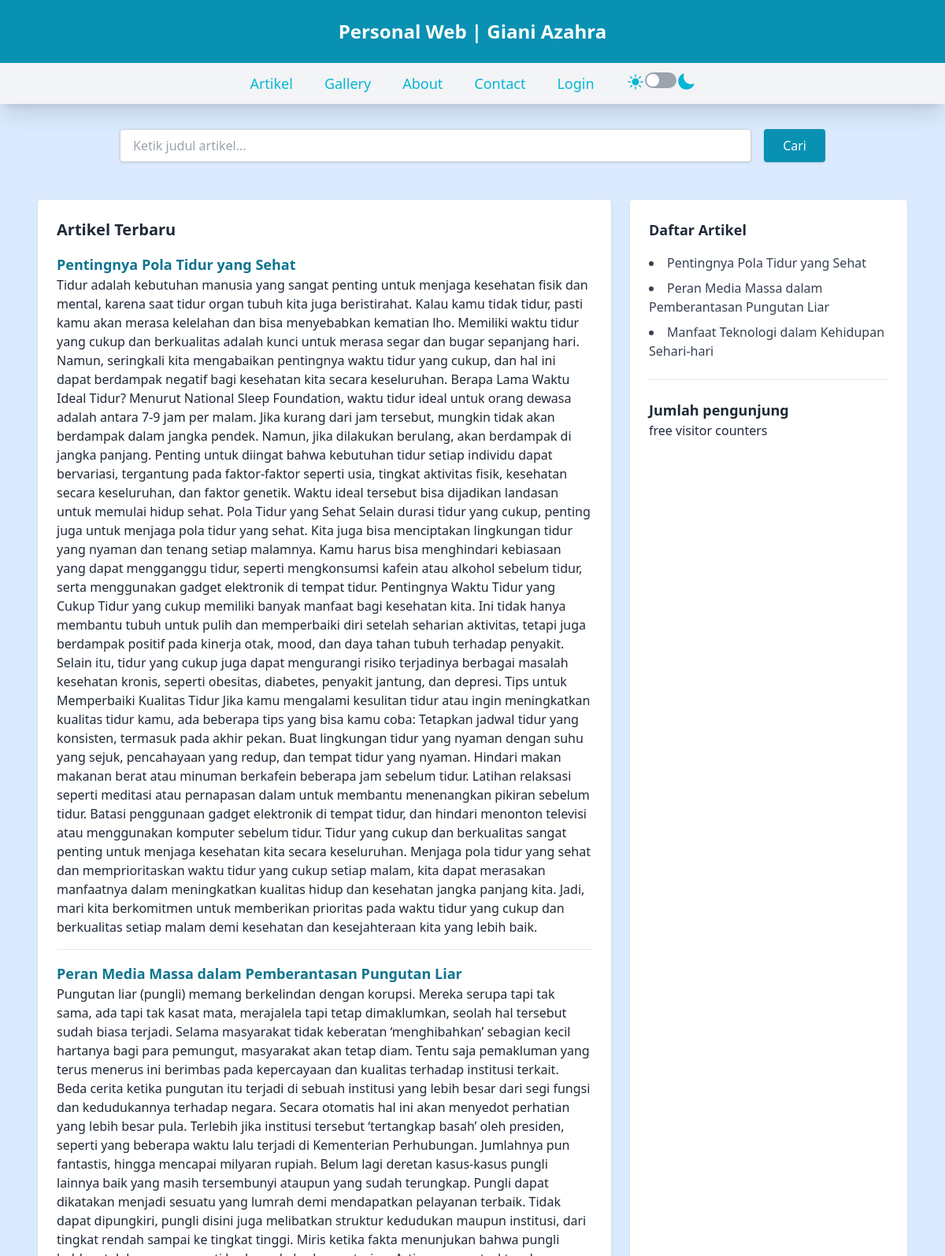
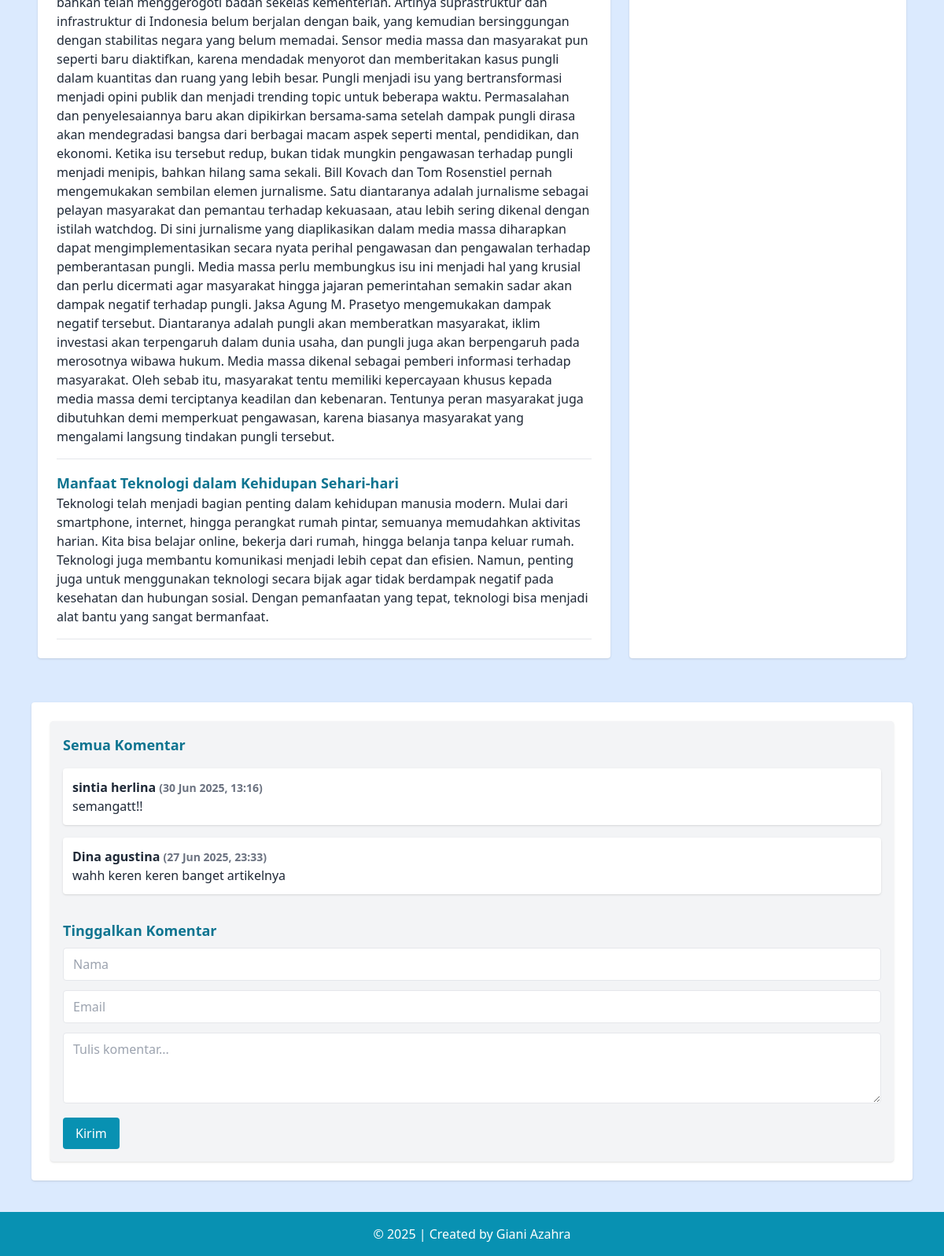
The page / on the database its author committed (2 pictures, top to bottom).
### tables this page shows
CREATE TABLE `tbl_artikel` (
  `id_artikel` int(5) NOT NULL,
  `nama_artikel` text NOT NULL,
  `isi_artikel` text NOT NULL
);

CREATE TABLE `tbl_komentar` (
  `id_komentar` int(5) NOT NULL,
  `nama` varchar(200) DEFAULT NULL,
  `email` varchar(200) NOT NULL,
  `komentar` varchar(500) DEFAULT NULL,
  `tgl` datetime NOT NULL DEFAULT current_timestamp()
);

### index.php (the view, shortened to what this page needs)
<?php include "koneksi.php"; ?>
<!DOCTYPE html>
<html lang="en">
<head>
    <script src="https://cdn.tailwindcss.com"></script>
</head>
<body class="bg-blue-100 text-gray-800 font-sans shadow-2xs dark:bg-gray-900">
    <div class="shadow-xl">
        <header class="bg-cyan-600 text-white text-center p-6 text-2xl font-bold">
            Personal Web | Giani Azahra
        </header>
        <nav class="bg-gray-100 text-cyan-500 py-3 dark:bg-gray-800">
            <ul class="flex justify-center space-x-10 font-medium text-lg">
                <li><a href="index.php" class="hover:underline">Artikel</a></li>
                <li><a href="gallery.php" class="hover:underline">Gallery</a></li>
                <li><a href="about.php" class="hover:underline">About</a></li>
                <li><a href="contactform.php" class="hover:underline">Contact</a></li>
                <li><a href="admin/login.php" class="hover:underline">Login</a></li>
                <li>
                    <div class="flex">
                        <button id="dark-toggle" class="w-10 h-5 p-0.5 rounded-full bg-gray-400">
                            <div class="w-4 h-4 rounded-full bg-white transition-all dark:translate-x-5"></div>
                        </button>
                    </div>
                </li>
            </ul>
        </nav>
    </div>
    <div class="pt-8 px-4">
        <div class="max-w-4xl mx-auto w-full">
            <form action="index.php" method="GET" class="w-full flex gap-4">
                <input type="text" name="cari" placeholder="Ketik judul artikel..."
                    class="flex-grow text-gray-900 bg-white border border-gray-300 rounded px-4 py-2 focus:outline-none focus:ring-2 focus:ring-cyan-500 shadow" />
                <button type="submit"
                    class="bg-cyan-600 text-white px-6 py-2 rounded hover:bg-cyan-700 transition shadow">
                    Cari
                </button>
            </form>
        </div>
    </div>
    <main class="max-w-6xl mx-auto p-6 grid grid-cols-1 md:grid-cols-3 gap-6 mt-6 dark:bg-gray-900">
        <section class="md:col-span-2 bg-white p-6 rounded shadow dark:bg-gray-700 dark:text-white">
            <h2 class="text-xl font-bold mb-4">Artikel Terbaru</h2>
            <div class="space-y-4">
                <?php
                if (isset($_GET['cari'])) {
                    $cari = $_GET['cari'];
                    $sql = "SELECT * FROM tbl_artikel WHERE nama_artikel LIKE '%$cari%' ORDER BY id_artikel DESC";
                } else {
                    $sql = "SELECT * FROM tbl_artikel ORDER BY id_artikel DESC";
                }
                $query = mysqli_query($db, $sql);
                while ($data = mysqli_fetch_array($query)) {
                    echo "<div class='border-b pb-4'>";
                    echo "<h3 class='text-lg font-semibold text-cyan-700 dark:text-cyan-500'>" . htmlspecialchars($data['nama_artikel']) . "</h3>";
                    echo "<p>" . htmlspecialchars($data['isi_artikel']) . "</p>";
                    echo "</div>";
                }
                ?>
            </div>
        </section>
        <aside class="bg-white p-6 rounded shadow dark:bg-gray-700">
            <h2 class="text-lg font-bold mb-4 dark:text-white">Daftar Artikel</h2>
            <ul class="space-y-2 list-disc list-inside text-gray-700 dark:text-white">
                <?php
                $querySidebar = mysqli_query($db, "SELECT * FROM tbl_artikel ORDER BY id_artikel DESC");
                while ($dataSidebar = mysqli_fetch_array($querySidebar)) {
                    echo "<li>" . htmlspecialchars($dataSidebar['nama_artikel']) . "</li>";
                }
                ?>
            </ul><br>
            <hr>
            <h2 class="text-lg font-bold pt-6 dark:text-white">Jumlah pengunjung</h2>
            <div class="flex flex-col md:flex-row gap-2">
                <a href='http://www.freevisitorcounters.com'>free visitor counters</a>
            </div>
    </main>
    <main class="max-w-[70rem] mx-auto p-6 bg-white rounded shadow mt-8 dark:bg-gray-700">
        <div class="komentar p-4 bg-gray-100 rounded shadow dark:bg-gray-700">
            <?php
            include "koneksi.php";
            echo '<h3 class="text-lg font-semibold mb-4 text-cyan-700 dark:text-cyan-500">Semua Komentar</h3>';
            $result = mysqli_query($db, "SELECT * FROM tbl_komentar ORDER BY tgl DESC");
            while ($row = mysqli_fetch_assoc($result)) {
                $tgl = date("d M Y, H:i", strtotime($row['tgl']));
                echo "<div class='mb-4 p-3 bg-white rounded shadow'>";
                echo "<p class='font-semibold'>" . htmlspecialchars($row['nama']) . " <span class='text-sm text-gray-500'>($tgl)</span></p>";
                echo "<p>" . nl2br(htmlspecialchars($row['komentar'])) . "</p>";
                echo "</div>";
            }
            ?>
            <h3 class="text-lg font-semibold mb-2 text-cyan-700 mt-8 dark:text-cyan-500">Tinggalkan Komentar</h3>
            <form method="POST" action="" class="space-y-3">
                <input type="text" name="nama" placeholder="Nama"
                    class="w-full border px-3 py-2 rounded hover:scale-105 transition-all duration-300" required>
                <input type="email" name="email" placeholder="Email"
                    class="w-full border px-3 py-2 rounded hover:scale-105 transition-all duration-300" required>
                <textarea name="isi_komentar" rows="3" placeholder="Tulis komentar..."
                    class="w-full border px-3 py-2 rounded hover:scale-105 transition-all duration-300"
                    required></textarea>
                <button type="submit" class="bg-cyan-600 text-white px-4 py-2 rounded hover:bg-cyan-700">Kirim</button>
            </form>
        </div>
    </main>
    <footer class="bg-cyan-600 text-white text-center py-4 mt-10">
        &copy; <?php echo date('Y'); ?> | Created by Giani Azahra
    </footer>
</body>
</html>

### rows shown on the page
tbl_artikel: nama_artikel "Pentingnya Pola Tidur yang Sehat", isi_artikel "Tidur adalah kebutuhan manusia yang sangat penting untuk menjaga kesehatan fisik dan mental, karena saat tidur organ tubuh kita juga beristirahat. Kalau kamu tidak tidur, pasti kamu akan merasa kelelahan dan bisa menyebabkan kematian lho. Memiliki waktu tidur yang cukup dan berkualitas adalah kunci untuk merasa segar dan bugar sepanjang hari. Namun, seringkali kita mengabaikan pentingnya waktu tidur yang cukup, dan hal ini dapat berdampak negatif bagi kesehatan kita secara keseluruhan. Berapa Lama Waktu Ideal Tidur? Menurut National Sleep Foundation, waktu tidur ideal untuk orang dewasa adalah antara 7-9 jam per malam. Jika kurang dari jam tersebut, mungkin tidak akan berdampak dalam jangka…"
tbl_artikel: nama_artikel "Peran Media Massa dalam Pemberantasan Pungutan Liar", isi_artikel "Pungutan liar (pungli) memang berkelindan dengan korupsi. Mereka serupa tapi tak sama, ada tapi tak kasat mata, merajalela tapi tetap dimaklumkan, seolah hal tersebut sudah biasa terjadi. Selama masyarakat tidak keberatan ‘menghibahkan’ sebagian kecil hartanya bagi para pemungut, masyarakat akan tetap diam. Tentu saja pemakluman yang terus menerus ini berimbas pada kepercayaan dan kualitas terhadap institusi terkait. Beda cerita ketika pungutan itu terjadi di sebuah institusi yang lebih besar dari segi fungsi dan kedudukannya terhadap negara. Secara otomatis hal ini akan menyedot perhatian yang lebih besar pula. Terlebih jika institusi tersebut ‘tertangkap basah’ oleh presiden, seperti yang…"
tbl_artikel: nama_artikel "Manfaat Teknologi dalam Kehidupan Sehari-hari", isi_artikel "Teknologi telah menjadi bagian penting dalam kehidupan manusia modern. Mulai dari smartphone, internet, hingga perangkat rumah pintar, semuanya memudahkan aktivitas harian. Kita bisa belajar online, bekerja dari rumah, hingga belanja tanpa keluar rumah. Teknologi juga membantu komunikasi menjadi lebih cepat dan efisien. Namun, penting juga untuk menggunakan teknologi secara bijak agar tidak berdampak negatif pada kesehatan dan hubungan sosial. Dengan pemanfaatan yang tepat, teknologi bisa menjadi alat bantu yang sangat bermanfaat."
tbl_komentar: nama "sintia herlina", tgl "30 Jun 2025, 13:16", komentar "semangatt!!"
tbl_komentar: nama "Dina agustina", tgl "27 Jun 2025, 23:33", komentar "wahh keren keren banget artikelnya"
